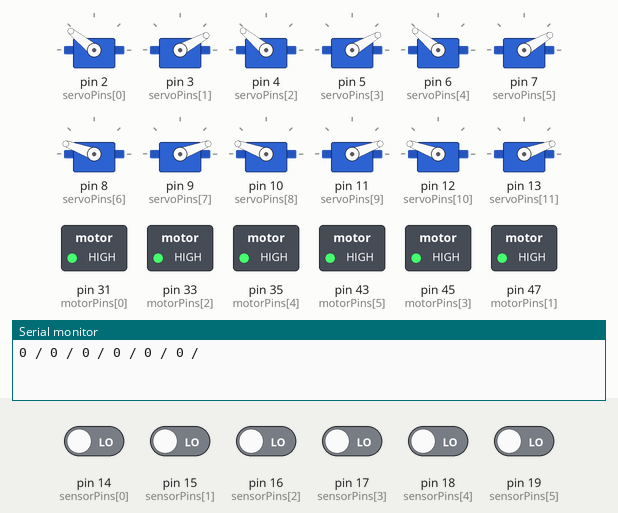
Simulated run of this sketch. Board: Arduino Mega 2560, built with avr-gcc and run on an emulated ATmega2560. On the bench: 12 × servo, switched loads named in the sketch (green lamp = pin HIGH), the last lines printed to the serial monitor. The inputs (shaded band) are chosen by the test bench; at power-on: pin 14 (sensorPins[0]), pin 15 (sensorPins[1]), pin 16 (sensorPins[2]), pin 17 (sensorPins[3]), pin 18 (sensorPins[4]), pin 19 (sensorPins[5]) LOW.

Above: at 2.3 s.
2.4 s: pin 14 (sensorPins[0]) driven HIGH
At 5.4 s:
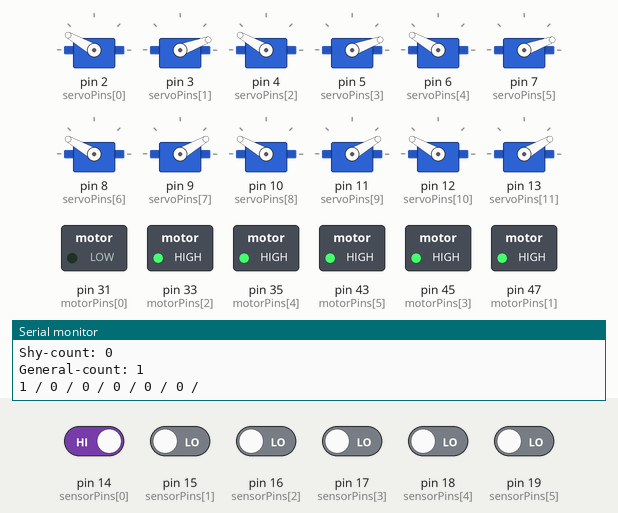
5.9 s: pin 15 (sensorPins[1]) driven HIGH
At 7.8 s:
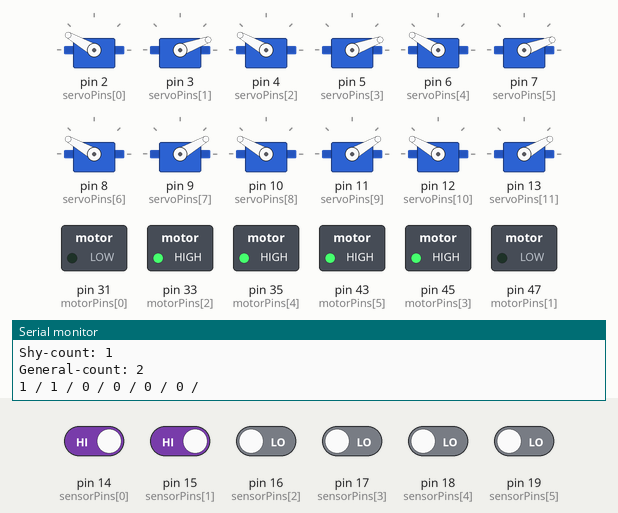
9.4 s: pin 16 (sensorPins[2]) driven HIGH
At 11.6 s:
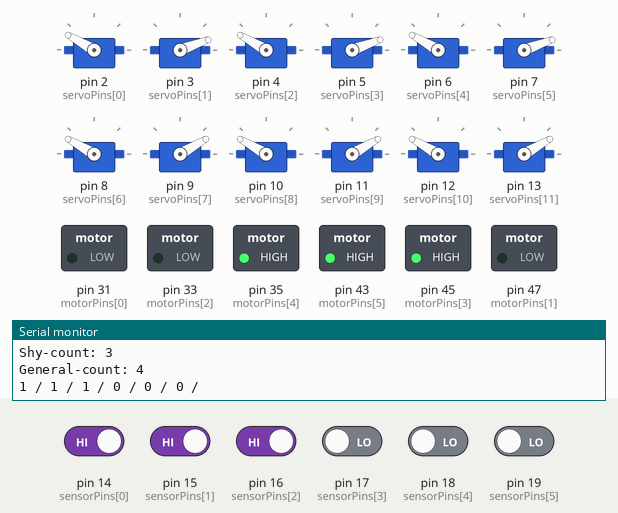
12.9 s: pin 17 (sensorPins[3]) driven HIGH
At 14.9 s:
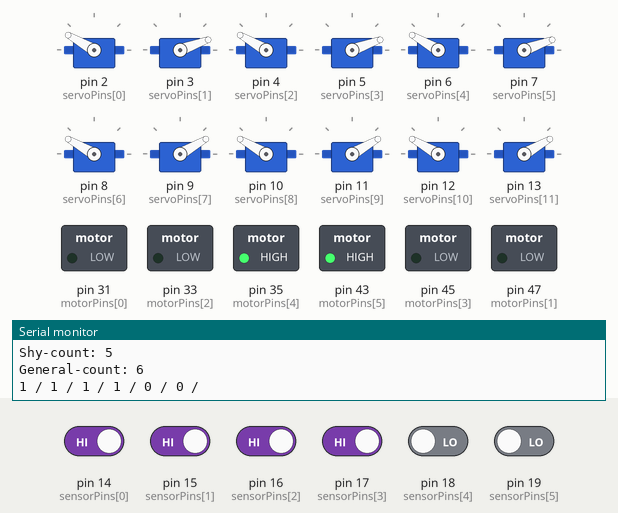
16.6 s: pin 18 (sensorPins[4]) driven HIGH
At 19.7 s:
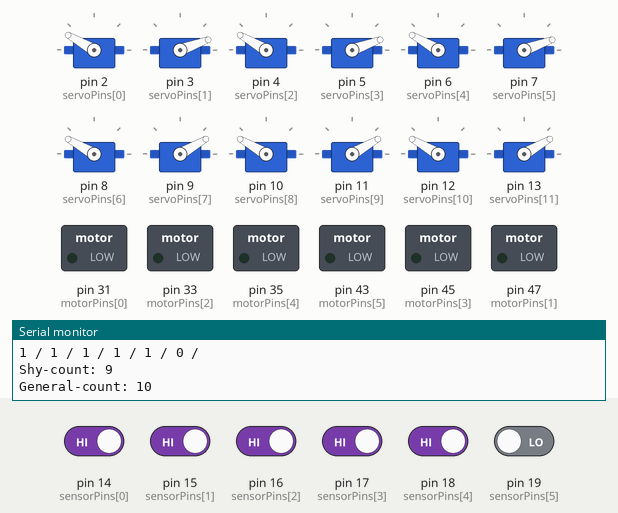
37.3 s: pin 14 (sensorPins[0]) driven LOW
At 45.2 s:
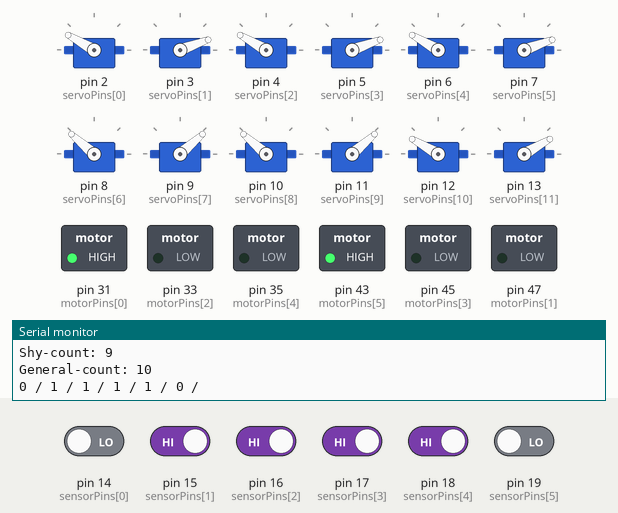
Timing chart, 0 to 45.9 s (numbered marks = the images above; inputs shaded):
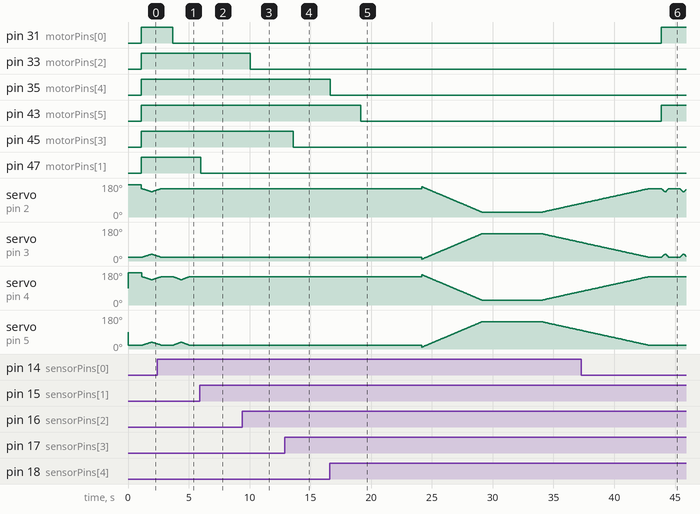

Measured:
- after the input at 2.4 s, pin 31 (motorPins[0]): HIGH → LOW after 1.3 s; servo on pin 2 (servoPins[0]): goes on until 2.7 s, then stays 150°; servo on pin 3 (servoPins[1]): goes on until 2.7 s, then stays 20°
- after the input at 5.9 s, pin 47 (motorPins[1]): HIGH → LOW after 0.07 s; servo on pin 4 (servoPins[2]): stops changing and stays 150°; servo on pin 5 (servoPins[3]): stops changing and stays 20°
- after the input at 9.4 s, pin 33 (motorPins[2]): HIGH → LOW after 0.65 s; servo on pin 6 (servoPins[4]): stops changing and stays 150°; servo on pin 7 (servoPins[5]): stops changing and stays 20°
- after the input at 12.9 s, pin 45 (motorPins[3]): HIGH → LOW after 0.71 s; servo on pin 8 (servoPins[6]): stops changing and stays 150°; servo on pin 9 (servoPins[7]): stops changing and stays 30°
- after the input at 16.6 s, pin 35 (motorPins[4]): HIGH → LOW after 0.04 s instead of 3.1 s; pin 43 (motorPins[5]): HIGH → LOW after 2.6 s instead of 3.1 s
- after the input at 37.3 s, pin 31 (motorPins[0]): LOW → HIGH after 6.6 s
- by itself, servo on pin 3 (servoPins[1]): rises from 20° to 35° in 0.69 s, then falls to 27° in 0.52 s

The sketch:

motorTest_fito4.ino
```cpp
#include <Servo.h>

const int totalElements = 6;
int motorPins [totalElements] = {31, 47, 33, 45, 35, 43};
int sensorPins [totalElements] = {14, 15, 16, 17, 18, 19};

Servo bubbleServo;
int bubbleServoPin = 44;
int bubbleServoAngleLimit = 60;
int bubbleServoAngleStart = 30;
int openSpeed = 30;
int closeSpeed = 3;
int timeOpen = 0; //time bubbles open

const int totalServos = 12;
Servo servos [totalServos];
int servoPins [totalServos] = {2, 3, 4, 5, 6, 7, 8, 9, 10, 11, 12, 13};
int servoPos = 0;
int servoInitPos = 20;
int angleLimit = 170;
int sweepLimit = 35;
int angleLimitShyState = 145;
int directionCorrect = 90;
int teethCorrect = 5;
int shortArmStopShyAngle = 105;
bool armState[totalElements];
int stateIndex = 0;
int isItShyCounter = 0;
int shyCycleLimit = 50; // default use 50 // measured in the system's cycles --> about 1 second each cycle

bool ison = true;
int generalCycle = 0;
int generalLoopLimit = 10; // default use 90 // measured in the system's cycles --> about 1 second each cycle
unsigned long halt = 4800;// for 8 mins use 480000

//----------------------------------
void setup() {
  Serial.begin(9600);
  for (int i = 0; i < totalElements; i++) {
    pinMode(motorPins[i], OUTPUT);
    pinMode(sensorPins[i], INPUT);
    digitalWrite(motorPins[i], LOW);
    armState[i] = false;
  }
  for (int i = 0; i < totalServos; i++) {
    servos[i].attach(servoPins[i]);
  }
  bubbleServo.attach(bubbleServoPin);
  resetPos();
  delay(1000);
}

//----------------------------------
void loop() {
  if (ison) {
    defaultState();
    if (isItShyCounter < shyCycleLimit) {
      sweepAll(8);
    } else {
      runShyState(6);
      delay(halt);//8 mins delay TOTAL HALT OF THE SYSTEM
      transitionToStart(10);
      generalCycle = 0;
      isItShyCounter = 0;
      delay(1000);
    }
    Serial.print("Shy-count: ");
    Serial.println(isItShyCounter);
    generalCycle++;
    Serial.print("General-count: ");
    Serial.println(generalCycle);
    if (generalCycle >= generalLoopLimit) {
      ison = false;
    }
  } else {
    runShyState(6);
    delay(halt);//8 mins delay TOTAL HALT OF THE SYSTEM
    transitionToStart(10);
    ison = true;
    generalCycle = 0;
    isItShyCounter = 0;
    delay(1000);
  }
}

//----------------------------------
void defaultState() {
  for (int i = 0; i < totalElements; i++) {
    int senseVal = digitalRead(sensorPins[i]);
    if (senseVal == 1) {
      digitalWrite(motorPins[i], LOW);
      armState[i] = true;
    } else {
      digitalWrite(motorPins[i], HIGH);
      armState[i] = false;
    }
    Serial.print(senseVal);
    Serial.print(" / ");
  }
  Serial.println("");
}

//----------------------------------
void sweepAll(int inc) {
  float mapped;
  int shyCountTrigger = 0;
  for (servoPos = servoInitPos; servoPos <= sweepLimit; servoPos += 1) {
    stateIndex = 0;
    for (int i = 0; i <= totalServos - 1; i += 2) {
      if (armState[stateIndex] == false) {
        if (servoPins[i] == 2 || servoPins[i] == 4 || servoPins[i] == 6) {
          servos[i + 1].write(servoPos);
          servos[i].write(angleLimit - servoPos);
          delay(inc);
        } else {
          servos[i].write(servoPos + directionCorrect + sweepLimit + teethCorrect);
          servos[i + 1].write(angleLimit - servoPos - directionCorrect - sweepLimit + teethCorrect);
          delay(inc);
        }
      } else {
        if (shyCountTrigger == 0) {
          isItShyCounter++;
        }
        shyCountTrigger++;
      }
      stateIndex++;
    }
    //mapped = map(servoPos, servoInitPos, sweepLimit, bubbleServoAngleStart, bubbleServoAngleLimit);
  }
  for (int bs = bubbleServoAngleStart; bs < bubbleServoAngleLimit; bs++) {
    bubbleServo.write(bs);
    delay(closeSpeed);
  }

  for (servoPos = sweepLimit; servoPos >= servoInitPos; servoPos -= 1) {
    stateIndex = 0;
    for (int i = 0; i <= totalServos - 1; i += 2) {
      //Serial.println(armState[stateIndex]);
      if (armState[stateIndex] == false) {
        if (servoPins[i] == 2 || servoPins[i] == 4 || servoPins[i] == 6) {
          servos[i + 1].write(servoPos);
          servos[i].write(angleLimit - servoPos);
          delay(inc);
        } else {
          servos[i].write(servoPos + directionCorrect + sweepLimit + teethCorrect);
          servos[i + 1].write(angleLimit - servoPos - directionCorrect - sweepLimit + teethCorrect);
          delay(inc);
        }
      } else {
        if (shyCountTrigger == 0) {
          isItShyCounter++;
        }
        shyCountTrigger++;
      }
      stateIndex++;
    }
    //mapped = map(servoPos, sweepLimit, servoInitPos, bubbleServoAngleLimit, bubbleServoAngleStart);
  }
  for (int bs = bubbleServoAngleLimit; bs > bubbleServoAngleStart; bs--) {
    bubbleServo.write(bs);
    delay(openSpeed);
  }
  delay(timeOpen);
}

//----------------------------------
void resetPos() {
  for (int i = 0; i <= totalServos; i += 2) {
    servos[i + 1].write(servoInitPos);
    servos[i].write(angleLimit);
    delay(15);
  }
}

//----------------------------------
void runShyState(int inc) {
  for (int i = 0; i < totalElements; i++) {
    digitalWrite(motorPins[i], LOW);
  }
  delay(5000);
  for (servoPos = 10; servoPos <= angleLimitShyState; servoPos += 1) {
    for (int i = 0; i <= totalServos - 1; i += 2) {
      if (servoPins[i] == 2 || servoPins[i] == 4 || servoPins[i] == 6) {
        servos[i + 1].write(servoPos);
        servos[i].write(angleLimit - servoPos);
        delay(inc);
      } else {
        if (servoPos > sweepLimit && servoPos < shortArmStopShyAngle) {
          servos[i + 1].write(servoPos + teethCorrect);
          servos[i].write(angleLimit - servoPos + teethCorrect);
        }
        delay(inc);
      }
    }
  }
}

//----------------------------------
void transitionToStart(int slowInc) {
  for (servoPos = angleLimitShyState; servoPos >= servoInitPos; servoPos -= 1) {
    for (int i = 0; i <= totalServos - 1; i += 2) {
      if (servoPins[i] == 2 || servoPins[i] == 4 || servoPins[i] == 6) {
        servos[i + 1].write(servoPos );
        servos[i].write(angleLimit - servoPos);
        delay(slowInc);
      } else {
        if (servoPos < shortArmStopShyAngle && servoPos > sweepLimit) {
          servos[i + 1].write(servoPos + teethCorrect);
          servos[i].write(angleLimit - servoPos + teethCorrect);
        }
        delay(slowInc);
      }
    }
    bubbleServo.write(servoPos);
    delay(slowInc);
  }
}
```
